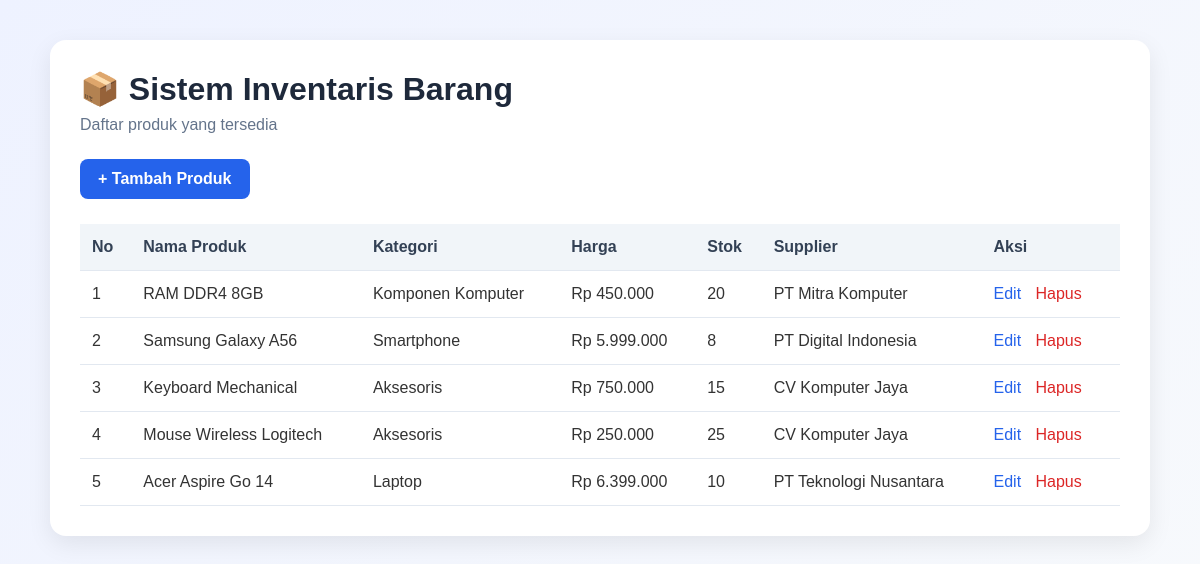
The page / on the database its author committed.
### tables this page shows
CREATE TABLE produk (
    id_produk INT AUTO_INCREMENT PRIMARY KEY,
    nama_produk VARCHAR(150) NOT NULL,
    harga DECIMAL(12,2) NOT NULL,
    stok INT NOT NULL DEFAULT 0,
    id_kategori INT NOT NULL,
    id_supplier INT NOT NULL,

    CONSTRAINT fk_produk_kategori
        FOREIGN KEY (id_kategori)
        REFERENCES kategori(id_kategori)
        ON UPDATE CASCADE
        ON DELETE RESTRICT,

    CONSTRAINT fk_produk_supplier
        FOREIGN KEY (id_supplier)
        REFERENCES supplier(id_supplier)
        ON UPDATE CASCADE
        ON DELETE RESTRICT
);

CREATE TABLE kategori (
    id_kategori INT AUTO_INCREMENT PRIMARY KEY,
    nama_kategori VARCHAR(100) NOT NULL
);

CREATE TABLE supplier (
    id_supplier INT AUTO_INCREMENT PRIMARY KEY,
    nama_supplier VARCHAR(100) NOT NULL,
    kontak VARCHAR(100),
    alamat TEXT
);

### config/Database.php (called while the page is built)
<?php
class Database
{
    private static $instance = null;
    private $connection;
    private $host = "localhost";
    private $database = "inventaris_db";
    private $username = "root";
    private $password = "";
    private function __construct()
    {
        try {
            $this->connection = new PDO(
                "mysql:host={$this->host};dbname={$this->database};charset=utf8mb4",
                $this->username,
                $this->password
            );
            $this->connection->setAttribute(
                PDO::ATTR_ERRMODE,
                PDO::ERRMODE_EXCEPTION
            );
            $this->connection->setAttribute(
                PDO::ATTR_DEFAULT_FETCH_MODE,
                PDO::FETCH_ASSOC
            );
        } catch (PDOException $e) {
            die("Koneksi database gagal: " . $e->getMessage());
        }
    }
    public static function getInstance()
    {
        if (self::$instance === null) {
            self::$instance = new Database();
        }
        return self::$instance;
    }
    public function getConnection()
    {
        return $this->connection;
    }
}

### models/Produk.php (called while the page is built, shortened)
<?php
require_once __DIR__ . '/../config/Database.php';
class Produk
{
    private $db;
    public function __construct()
    {
        $database = Database::getInstance();
        $this->db = $database->getConnection();
    }
    public function getAll()
    {
        $query = "
           SELECT
                produk.id_produk,
                produk.nama_produk,
                produk.harga,
                produk.stok,
                kategori.nama_kategori,
                supplier.nama_supplier
            FROM produk
            INNER JOIN kategori
                ON produk.id_kategori = kategori.id_kategori
            INNER JOIN supplier
                ON produk.id_supplier = supplier.id_supplier
            ORDER BY produk.id_produk DESC
        ";
        $stmt = $this->db->prepare($query);
        $stmt->execute();
        return $stmt->fetchAll();
    }
}

### public/index.php (the view, shortened to what this page needs)
<?php
require_once __DIR__ . '/../models/Produk.php';
$produkModel = new Produk();
$dataProduk = $produkModel->getAll();
?>
<!DOCTYPE html>
<html lang="id">
<head>
    <link rel="stylesheet" href="style.css">
</head>
<body>
    <div class="container">
        <h1>📦 Sistem Inventaris Barang</h1>
        <p class="subtitle">
            Daftar produk yang tersedia
        </p>
        <a href="tambah.php" class="btn-tambah">
            + Tambah Produk
        </a>
        <div class="table-container">
            <table>
                <thead>
                    <tr>
                        <th>No</th>
                        <th>Nama Produk</th>
                        <th>Kategori</th>
                        <th>Harga</th>
                        <th>Stok</th>
                        <th>Supplier</th>
                        <th>Aksi</th>
                    </tr>
                </thead>
                <tbody>
                    <?php if (count($dataProduk) > 0): ?>
                        <?php $no = 1; ?>
                        <?php foreach ($dataProduk as $produk): ?>
                            <tr>
                                <td>
                                    <?= $no++; ?>
                                </td>
                                <td>
                                    <?= htmlspecialchars($produk['nama_produk']); ?>
                                </td>
                                <td>
                                    <?= htmlspecialchars($produk['nama_kategori']); ?>
                                </td>
                                <td>
                                    Rp <?= number_format($produk['harga'], 0, ',', '.'); ?>
                                </td>
                                <td>
                                    <?= $produk['stok']; ?>
                                </td>
                                <td>
                                    <?= htmlspecialchars($produk['nama_supplier']); ?>
                                </td>
                                <td>
                                    <a href="edit.php?id=<?= $produk['id_produk']; ?>">
                                        Edit
                                    </a>
                                    <a href="hapus.php?id=<?= $produk['id_produk']; ?>"
                                       onclick="return confirm('Yakin ingin menghapus produk ini?');">
                                        Hapus
                                    </a>
                                </td>
                            </tr>
                        <?php endforeach; ?>
                    <?php endif; ?>
                </tbody>
            </table>
        </div>
    </div>
</body>
</html>

### public/style.css (style rules this page uses)
* { margin: 0; padding: 0; box-sizing: border-box; }
body { font-family: Arial, Helvetica, sans-serif; background: linear-gradient(135deg, #eef2ff, #f8fafc); color: #333; min-height: 100vh; padding: 40px 20px; }
.container { width: 100%; max-width: 1100px; margin: auto; background: white; padding: 30px; border-radius: 16px; box-shadow: 0 8px 25px rgba(0, 0, 0, 0.08); }
h1 { color: #1e293b; margin-bottom: 8px; }
.subtitle { color: #64748b; margin-bottom: 25px; }
.btn-tambah { display: inline-block; background: #2563eb; color: white; text-decoration: none; padding: 11px 18px; border-radius: 8px; margin-bottom: 20px; font-weight: bold; transition: 0.2s; }
.table-container { width: 100%; overflow-x: auto; }
table { width: 100%; border-collapse: collapse; margin-top: 5px; }
th, td { padding: 14px 12px; border-bottom: 1px solid #e2e8f0; text-align: left; }
th { background: #f1f5f9; color: #334155; font-weight: bold; }
td a { text-decoration: none; margin-right: 10px; color: #2563eb; font-weight: 500; }
td a:last-child { color: #dc2626; }

### rows shown on the page
produk: nama_produk "RAM DDR4 8GB", id_kategori.nama_kategori "Komponen Komputer", harga "450.000", stok "20", id_supplier.nama_supplier "PT Mitra Komputer"
produk: nama_produk "Samsung Galaxy A56", id_kategori.nama_kategori "Smartphone", harga "5.999.000", stok "8", id_supplier.nama_supplier "PT Digital Indonesia"
produk: nama_produk "Keyboard Mechanical", id_kategori.nama_kategori "Aksesoris", harga "750.000", stok "15", id_supplier.nama_supplier "CV Komputer Jaya"
produk: nama_produk "Mouse Wireless Logitech", id_kategori.nama_kategori "Aksesoris", harga "250.000", stok "25", id_supplier.nama_supplier "CV Komputer Jaya"
produk: nama_produk "Acer Aspire Go 14", id_kategori.nama_kategori "Laptop", harga "6.399.000", stok "10", id_supplier.nama_supplier "PT Teknologi Nusantara"
